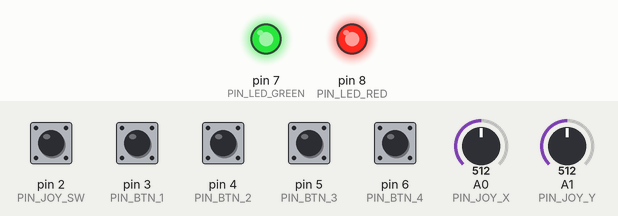
A sketch run on a simulated Arduino Uno, built with avr-gcc and run on an emulated ATmega328P. On the bench: output pins drawn as LEDs (lit = HIGH). Inputs (shaded band) come from the test bench; at power-on: pin 2 (PIN_JOY_SW), pin 3 (PIN_BTN_1), pin 4 (PIN_BTN_2), pin 5 (PIN_BTN_3), pin 6 (PIN_BTN_4) HIGH, A0 (PIN_JOY_X) = 512, A1 (PIN_JOY_Y) = 512. What the sketch prints to the serial monitor is not drawn.

Above: at 0.1 s.
At 0.9 s:
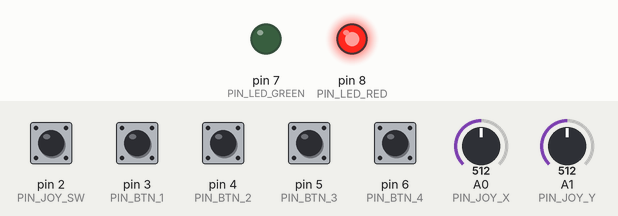
Timing chart, 0 to 2.4 s (numbered marks = the images above):
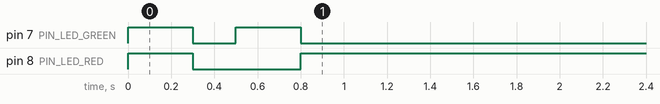

The sketch:

arduino_uno_controller.ino
```cpp
// ============================================================
//  Arduino Uno Game Controller
//  Sends joystick + button data over Serial at 115200 baud.
//  LED feedback: Green = connected, Red = not connected.
//  Serial format: X,Y,SW,B1,B2,B3,B4
// ============================================================

// --- Pin Definitions ---
// Analog Joystick
const int PIN_JOY_X  = A0;   // VRx
const int PIN_JOY_Y  = A1;   // VRy
const int PIN_JOY_SW = 2;    // Joystick button (internal pull-up)

// Push Buttons (active LOW with internal pull-ups)
const int PIN_BTN_1 = 3;
const int PIN_BTN_2 = 4;
const int PIN_BTN_3 = 5;
const int PIN_BTN_4 = 6;

// Status LEDs (active HIGH, each via 220 Ω resistor)
const int PIN_LED_GREEN = 7;  // Controller mode active
const int PIN_LED_RED   = 8;  // Controller mode inactive

// --- Connection Heartbeat ---
const unsigned long CONNECTED_TIMEOUT_MS = 500;
bool controllerConnected = false;
unsigned long lastConnectionTime = 0;
char connectionBuffer[32];
int connectionIndex = 0;

// ----------------------------------------------------------
//  LED helpers
// ----------------------------------------------------------
void setConnectionLeds(bool connected) {
  digitalWrite(PIN_LED_GREEN, connected ? HIGH : LOW);
  digitalWrite(PIN_LED_RED,   connected ? LOW  : HIGH);
}

// ----------------------------------------------------------
//  Read "CONNECTED\n" heartbeat from the Python host
// ----------------------------------------------------------
void handleSerialInput() {
  while (Serial.available()) {
    char c = Serial.read();
    if (c == '\r') continue;               // ignore CR

    if (c == '\n') {
      connectionBuffer[connectionIndex] = '\0';
      if (connectionIndex > 0 && strcmp(connectionBuffer, "CONNECTED") == 0) {
        controllerConnected = true;
        lastConnectionTime = millis();
      }
      connectionIndex = 0;
    } else if (connectionIndex < (int)sizeof(connectionBuffer) - 1) {
      connectionBuffer[connectionIndex++] = c;
    } else {
      connectionIndex = 0;                 // overflow → reset
    }
  }
}

// ----------------------------------------------------------
//  Timeout: if no heartbeat within 500 ms → disconnected
// ----------------------------------------------------------
void updateConnectionStatus() {
  if (controllerConnected && millis() - lastConnectionTime > CONNECTED_TIMEOUT_MS) {
    controllerConnected = false;
  }
  setConnectionLeds(controllerConnected);
}

// ===========================================================
//  SETUP
// ===========================================================
void setup() {
  Serial.begin(115200);

  // Joystick button
  pinMode(PIN_JOY_SW, INPUT_PULLUP);

  // Push buttons
  pinMode(PIN_BTN_1, INPUT_PULLUP);
  pinMode(PIN_BTN_2, INPUT_PULLUP);
  pinMode(PIN_BTN_3, INPUT_PULLUP);
  pinMode(PIN_BTN_4, INPUT_PULLUP);

  // LEDs
  pinMode(PIN_LED_GREEN, OUTPUT);
  pinMode(PIN_LED_RED,   OUTPUT);

  // --- Startup flash sequence ---
  digitalWrite(PIN_LED_GREEN, HIGH);
  digitalWrite(PIN_LED_RED,   HIGH);
  delay(300);
  digitalWrite(PIN_LED_GREEN, LOW);
  digitalWrite(PIN_LED_RED,   LOW);
  delay(200);
  // Flash green briefly to confirm it works
  digitalWrite(PIN_LED_GREEN, HIGH);
  delay(300);
  digitalWrite(PIN_LED_GREEN, LOW);
  // Start with red ON (not connected yet)
  digitalWrite(PIN_LED_RED, HIGH);
}

// ===========================================================
//  MAIN LOOP  (~50 Hz)
// ===========================================================
void loop() {
  handleSerialInput();
  updateConnectionStatus();

  // --- Read Analog Joystick ---
  // Arduino Uno ADC is 10-bit: values 0–1023, center ≈ 512
  int joyX = analogRead(PIN_JOY_X);
  int joyY = analogRead(PIN_JOY_Y);

  // --- Read Buttons (invert because INPUT_PULLUP: pressed = LOW) ---
  int joySw = !digitalRead(PIN_JOY_SW);
  int btn1  = !digitalRead(PIN_BTN_1);
  int btn2  = !digitalRead(PIN_BTN_2);
  int btn3  = !digitalRead(PIN_BTN_3);
  int btn4  = !digitalRead(PIN_BTN_4);

  // --- Send CSV: X,Y,SW,B1,B2,B3,B4 ---
  // Example: 512,510,0,0,1,0,0
  Serial.print(joyX);
  Serial.print(',');
  Serial.print(joyY);
  Serial.print(',');
  Serial.print(joySw);
  Serial.print(',');
  Serial.print(btn1);
  Serial.print(',');
  Serial.print(btn2);
  Serial.print(',');
  Serial.print(btn3);
  Serial.print(',');
  Serial.println(btn4);

  delay(20);  // ~50 Hz update rate
}
```
